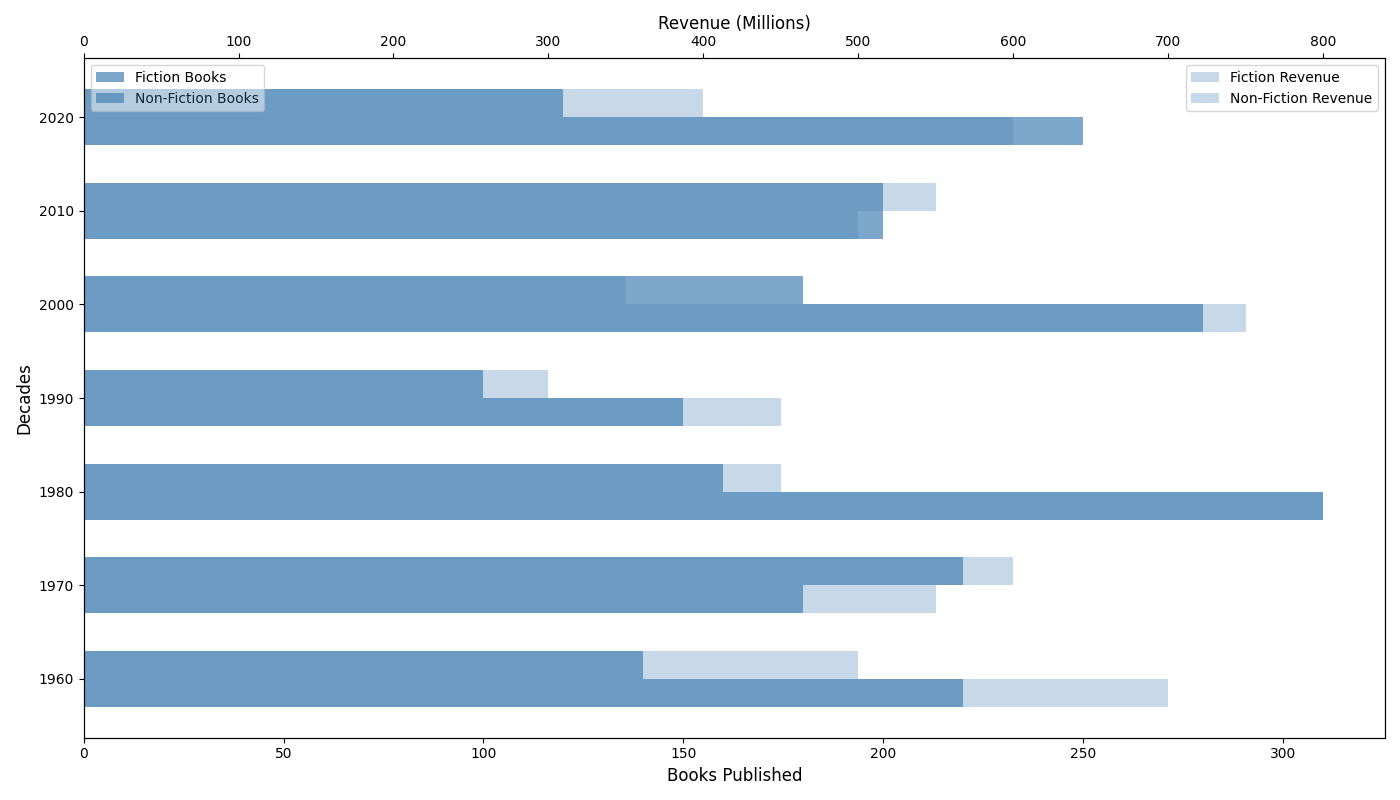

Generate this figure with Python:
import matplotlib.pyplot as plt
import numpy as np

decades = np.arange(1960, 2021, 10)

fiction_books = [220, 180, 310, 150, 280, 200, 250]
non_fiction_books = [140, 220, 160, 100, 180, 200, 120]

fiction_revenue = [700, 550, 800, 450, 750, 500, 600]
non_fiction_revenue = [500, 600, 450, 300, 350, 550, 400]

fig, ax1 = plt.subplots(figsize=(14, 8))

bar_height = 3
single_color = '#4682b4'  # Consistent single color across all bars
ax1.barh(decades - bar_height / 2, fiction_books, height=bar_height, color=single_color, alpha=0.7, label="Fiction Books")
ax1.barh(decades + bar_height / 2, non_fiction_books, height=bar_height, color=single_color, alpha=0.7, label="Non-Fiction Books")

ax2 = ax1.twiny()
ax2.barh(decades - bar_height / 2, fiction_revenue, height=bar_height, color=single_color, alpha=0.3, label="Fiction Revenue")
ax2.barh(decades + bar_height / 2, non_fiction_revenue, height=bar_height, color=single_color, alpha=0.3, label="Non-Fiction Revenue")

ax1.set_ylabel("Decades", fontsize=12)
ax1.set_xlabel("Books Published", fontsize=12)
ax2.set_xlabel("Revenue (Millions)", fontsize=12)

ax1.legend(loc='upper left')
ax2.legend(loc='upper right')

plt.tight_layout()
plt.show()
